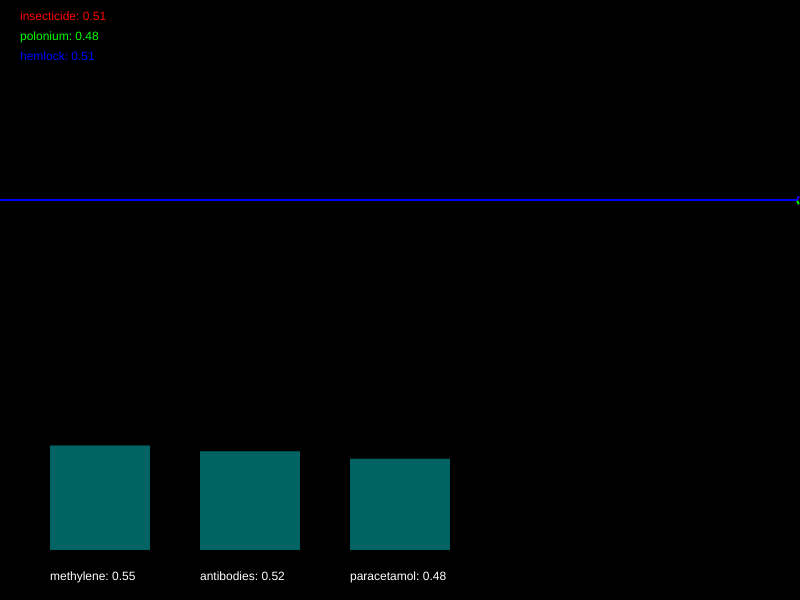
Frame 1 (no input)
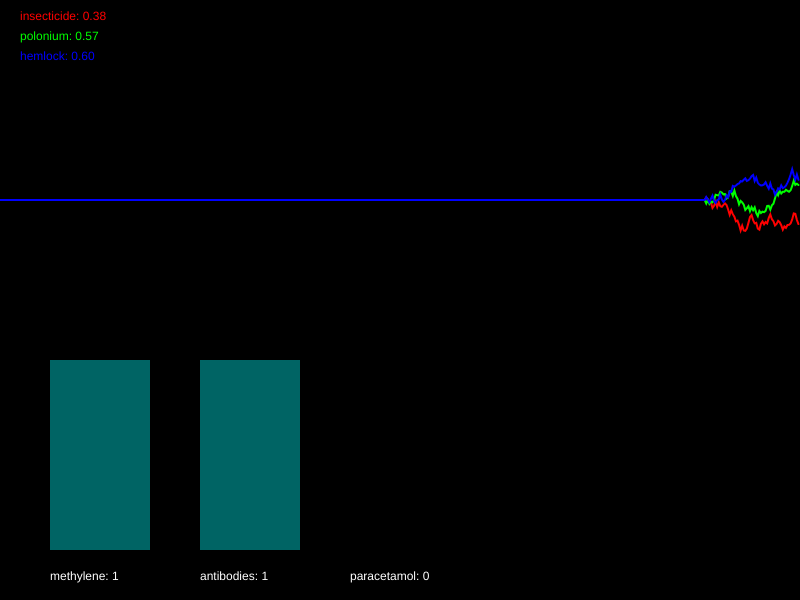
Frame 60 (no input)
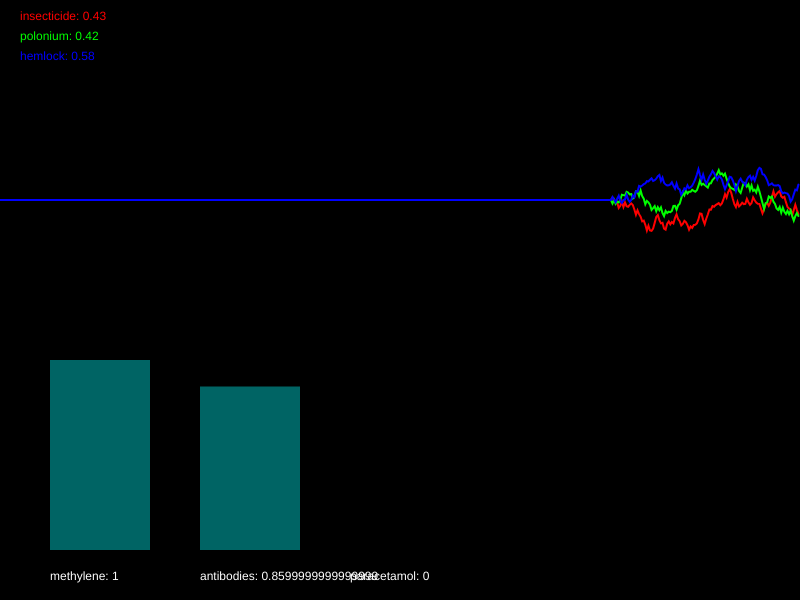
Frame 120 (the mouse pressed at the canvas centre since frame 60)

The p5.js sketch that drew these frames (run headless with seeded random() and noise() and a simulated clock; from frame 60 on, the mouse is pressed at the canvas centre):

// p5.js sketch
// ── sketch.js
/*

Officer: 3523094
CaseNum: 401-0-91319926-3523094

Case 401 - The Case of Norbert's Weiner Stand
Stage 1 - Noxious Weiner

Console city has been plunged into chaos. The notorious poisoner Norbert has struck the
population down with a potent poison. Word has it that he is smuggling his venomous filth
via a streetside weiner stand. Hundreds of people have been affected, and the municipal
water company tells me that their sewers are at full capacity. This is no laughing matter.
I need you to head down to our lab and work on an antidote.

You must develop the antidote by using conditional statements in the draw loop to
do the following:


You must develop the antidote by using conditional statements in the draw loop to
do the following.

	- If hemlock dips below 0.38, decrement methylene by 0.02
	- If polonium dips below 0.66, raise methylene by 0.05
	- When polonium dips below 0.48, decrement antibodies by 0.03
	- If hemlock goes above 0.34, increment antibodies by 0.02
	- When insecticide dips below 0.71, decrement paracetamol by 0.02
	- If hemlock goes above 0.68, increase paracetamol by 0.03


Your conditional statements should:

consider the following poisons:

	- insecticide
	- polonium
	- hemlock


and modify the following antidotes:

	- methylene
	- antibodies
	- paracetamol


- There are many ways to complete this task but you should only use the
following commands:

	if(){}
	+=
	-=

*/

//Declare the poison variables
var insecticide;
var polonium;
var hemlock;


//Declare the antidote variables
var methylene;
var antibodies;
var paracetamol;


//This variable is used for drawing the graph
var graphs;


function setup()
{

	createCanvas(800,600);
	strokeWeight(2);

	//initialise the poisons and antidotes
	insecticide = 0.5;
	polonium = 0.5;
	hemlock = 0.5;
	methylene = 0.5;
	antibodies = 0.5;
	paracetamol = 0.5;


	//fills the graph with empty values
	graphs = [];

	for(var i = 0; i < 3; i++)
	{
		graphs.push([]);
		for(var j = 0; j < 512; j++)
		{
			graphs[i].push(0.5);
		}
	}

}

function draw()
{

	//Develop the antidote below
	//Write conditional statements to change the amount of each substance ...



//	- If hemlock goes above 0.68, increase paracetamol by 0.03
    if (hemlock < 0.38)
        {
            methylene -= 0.02;
        }
    
    if (polonium < 0.66)
        {
            methylene += 0.05;
        }
    
    if (polonium < 0.48)
        {
            antibodies -= 0.03;
        }
    
    if (hemlock > 0.34)
        {
            antibodies += 0.02;
        }
    
    if (insecticide < 0.71)
        {
            paracetamol -= 0.02;
        }

    if (hemlock > 0.68)
        {
            paracetamol += 0.03;
        }
    

	//////////////////////////////////////////////////////

	//the code below generates new values using random numbers

	/*
		For testing, you might want to temporarily comment out
		these lines and set the same variables to constant values
		instead.
	*/

	insecticide = nextValue(graphs[0],insecticide);
	polonium = nextValue(graphs[1],polonium);
	hemlock = nextValue(graphs[2],hemlock);


	methylene = constrain(methylene, 0, 1);
	antibodies = constrain(antibodies, 0, 1);
	paracetamol = constrain(paracetamol, 0, 1);


	///////// DO NOT CHANGE THE CODE BELOW ///////////

	//drawing code

	// set background
	background(0);
	noFill();

	//draw the graphs for the vitals
	var colors = [
	color(255, 0, 0),
	color(0, 255, 0),
	color(0, 0, 255),
	color(255, 0, 255),
	color(255, 255, 0),
	color(0, 255, 255)
	];

	for(var i = 0; i < graphs.length; i++)
	{
		stroke(colors[i]);
		drawGraph(graphs[i]);
	}

	//draw the poisons as text
	noStroke();
	fill(colors[0]);
	text('insecticide: ' + nf(insecticide,1,2), 20,20);
	fill(colors[1]);
	text('polonium: ' + nf(polonium,1,2), 20,40);
	fill(colors[2]);
	text('hemlock: ' + nf(hemlock,1,2), 20,60);


	//draw the antidotes bar chart
	drawBar(methylene,50,'methylene');
	drawBar(antibodies,200,'antibodies');
	drawBar(paracetamol,350,'paracetamol');


}

function nextValue(graph, val)
{
	//gets the next value for a vital and puts it in an array for drawing
	var delta = random(-0.03,0.03);

	val += delta;
	if(val > 1 || val < 0)
	{
		delta *= -1;
		val += delta * 2;
	}

	graph.push(val)
	graph.shift();
	return val;
}

function drawGraph(graph)
{
	//draws an array as a graph
	beginShape();
	for(var i = 0; i < graph.length; i++)
	{
			vertex(width * i/512, height * 0.5 - graph[i]* height/3)
	}
	endShape();
}


function drawBar(val, x, name)
{
	//draws the bars for bar chart
    noStroke();
    fill(0,100,100);
	var mh = height * 0.4 - 50;
	rect(x,(height - 50) - val*mh, 100, val*mh);
    fill(255);
	text(name + ": " + val, x, height - 20);
}
